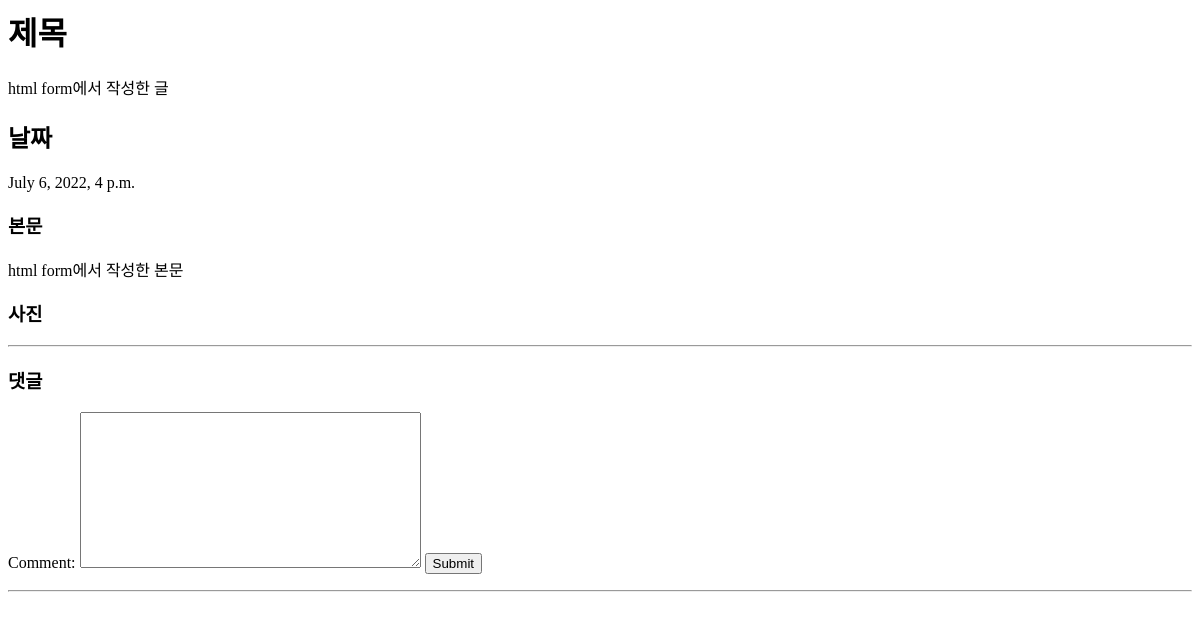
/detail/3, run on an earlier commit of the app's database.
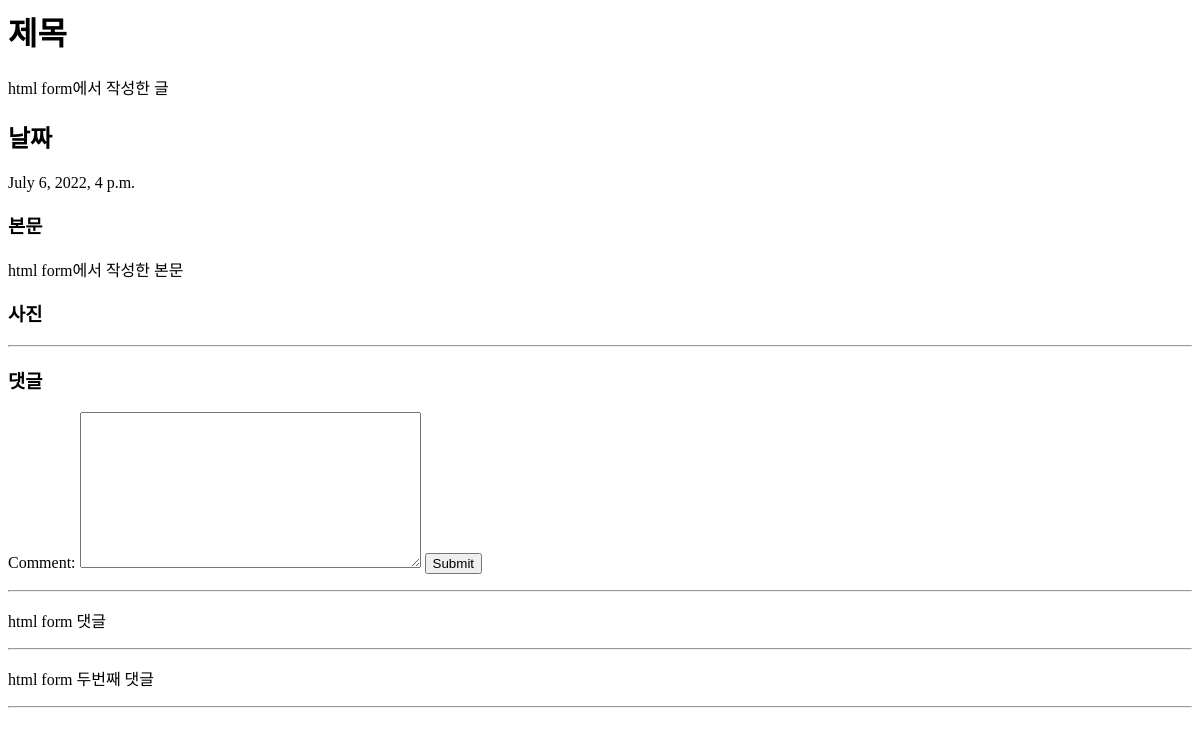
And on a later commit of the database.
### blogapp/models.py (models this page shows)
class Comment(models.Model):
    comment = models.TextField(max_length=200)
    date = models.DateTimeField(auto_now_add=True)
    post = models.ForeignKey(Blog, on_delete=models.CASCADE) # on_delete = models.CASCADE : 게시물 삭제되면 댓글도 삭제
    def __str__(self):
        return self.comment

### blogapp/views.py (the view)
# urls.py: path('detail/<int:blog_id>', views.detail, name='detail'),
def detail(request, blog_id):
    blog_detail = get_object_or_404(Blog, pk=blog_id)
    comment_form = CommentForm()
    return render(request, 'detail.html', {'blog_detail' : blog_detail, 'comment_form':comment_form})

### blogapp/forms.py
class CommentForm(forms.ModelForm):
    class Meta:
        model = Comment
        fields = ['comment']

### blogapp/templates/detail.html (shortened to what this page needs)
<h1>제목</h1>
{{ blog_detail.title }}
<h2>날짜</h2>
{{ blog_detail.date }}
<h3>본문</h3>
{{ blog_detail.body }}
<h3>사진</h3>
<hr>
<h3>댓글</h3>
<form method="POST" action="{% url 'create_comment' blog_detail.id %}">
    {{ comment_form }}
    <input type="submit">
</form>
<hr>
{% for comment in blog_detail.comment_set.all %}
<p>{{ comment }}</p>
<hr>
{% endfor %}

What changed in the data, as far as the page shows it:
added Comment: comment "html form 댓글"
added Comment: comment "html form 두번째 댓글"
